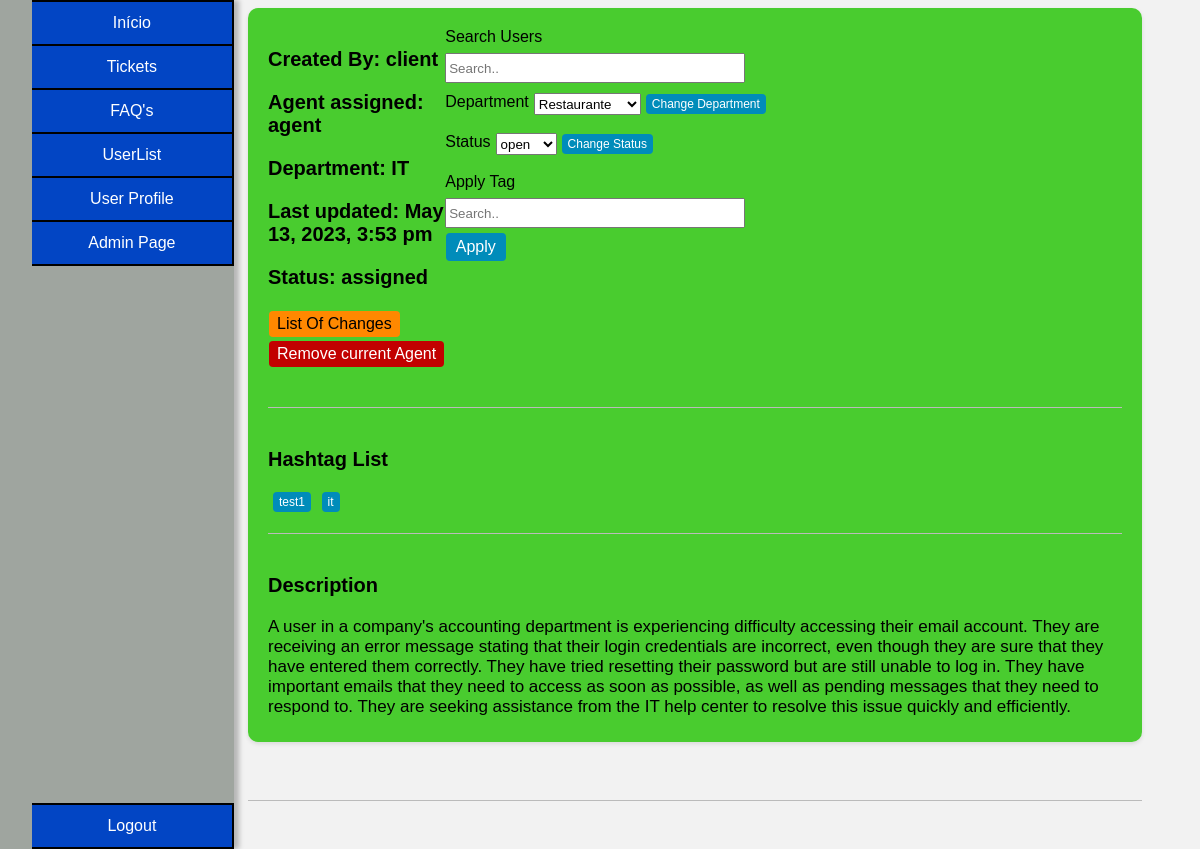
The page /pages/ticket_page.php?ticket_id=1 (signed in) on the database as committed earlier.
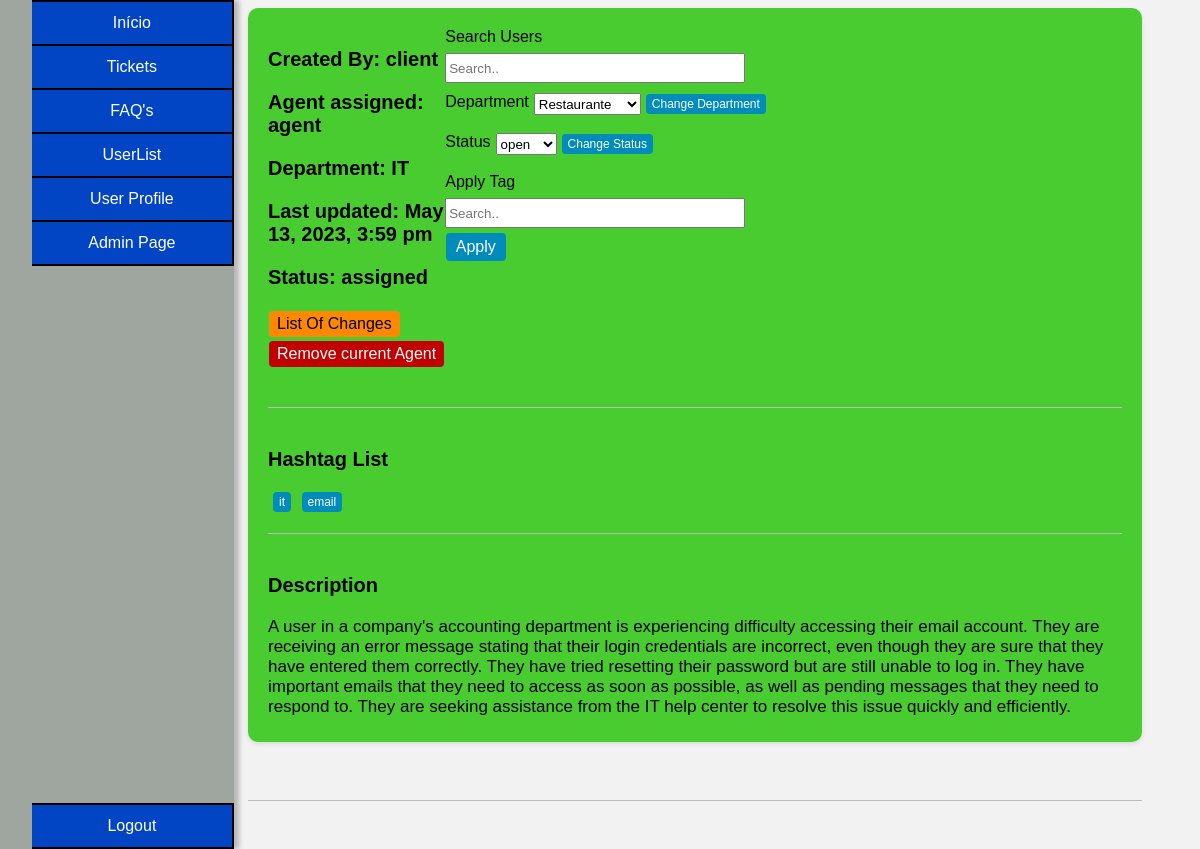
The same page on the database as committed later.
### tables this page shows
CREATE TABLE tickets(
    id INTEGER PRIMARY KEY,
    department_id INTEGER,
    client_id INTEGER,
    agent_id INTEGER,
    subject VARCHAR(200) NOT NULL,
    description TEXT NOT NULL,
    status VARCHAR(10) CHECK(status = 'open' or status = 'assigned' or status = 'closed') NOT NULL,
    priority VARCHAR(10) CHECK(priority = 'low' or priority = 'medium' or priority ='high') NOT NULL,
    created_at DATETIME NOT NULL,
    updated_at DATETIME,
    FOREIGN KEY (department_id) REFERENCES department(id),
    FOREIGN KEY (client_id) REFERENCES user(id),
    FOREIGN KEY (agent_id) REFERENCES user(id)
);

CREATE TABLE hashtags (
  id INTEGER PRIMARY KEY,
  hashtag VARCHAR(50) NOT NULL
);

### utils/functions.php (called while the page is built, shortened)
<?php
function searchUser($id){
    $db = getDatabaseConnection();
    $stmt = $db->prepare('SELECT * FROM user WHERE id = ?');
    $stmt->execute(array($id));
    return $stmt->fetch();
}
function getTagsFromTicket($ticketId){
    $db = getDatabaseConnection();
    $stmt = $db->prepare('SELECT hashtags.* FROM tickets JOIN ticket_hashtags ON tickets.id = ticket_hashtags.ticket_id
                                            JOIN hashtags ON hashtags.id = ticket_hashtags.hashtag_id
                                            WHERE tickets.id = ?');
    $stmt->execute(array($ticketId));
    $tags = $stmt->fetchAll();
    return $tags;
}
function searchDepartment($department_id){
    $db = getDatabaseConnection();
    $stmt = $db->prepare('SELECT * FROM department WHERE id = ?');
    $stmt->execute(array($department_id));
    $department = $stmt->fetch();
    return $department;
}
function searchTicket($ticket_id){
    $db = getDatabaseConnection();
    $stmt = $db->prepare('SELECT * FROM tickets WHERE id = ?');
    $stmt->execute(array($ticket_id));
    $ticket = $stmt->fetch();
    return $ticket;
}
?>

### pages/ticket_page.php (the view, shortened to what the changed rows need)
<?php
require_once('../utils/functions.php');
$user = searchUser($_SESSION["user_id"]);
$ticket_to_display = searchTicket($_GET["ticket_id"]);
?>
<!DOCTYPE html>
<html lang="en-US">
<link rel="stylesheet" href="../css/style_index.css">
<link rel="stylesheet" href="../css/ticket_page.css">
   <head>
   </head>
   <body>
    <div class="container_master">
      <div class="content">
        <div class="box">
          <div class="group">
          <div class="info">
            <h3>Created By: <?php $search_user = searchUser($ticket_to_display["client_id"]); echo $search_user["name"]?></h3>
            <h3>Agent assigned: <?php $search_user = searchUser($ticket_to_display["agent_id"]); if($search_user != null){echo $search_user["name"];}else{echo "N/A";}?></h3>
            <h3>Department: <?php $department = searchDepartment($ticket_to_display["department_id"]);if($department != null){echo $department["name"];}else{echo "N/A";}?></h3>
            <h3>Last updated: <?php if($ticket_to_display["updated_at"] == null){echo $ticket_to_display["created_at"];}else{echo $ticket_to_display["updated_at"];} ?></h3>
            <h3>Status: <?php echo $ticket_to_display["status"]; ?></h3>
            <?php if(($user["role"] != "client")):?>
              <div class="changes">
                <button onclick="sendDataTicketList('<?php echo $ticket_to_display['id'] ?>')">List Of Changes</button>
              </div>
              <?php if ($ticket_to_display["status"] != "closed"): ?>
                <div>
                  <form method="POST">
                  </form>
                </div>
                <br>
              <?php endif; ?>
            <?php endif; ?>
          </div>
          </div>
          <div class="tagsList">
            <?php
              $displayTags = getTagsFromTicket($ticket_to_display["id"]);
              if($user["role"] == "client"){
                $html = "";
                foreach($displayTags as $displayTag){
                 $html .= $displayTag["hashtag"] . ", ";
                }
                $html = substr($html,0,-2);
                echo $html;
              }
              else{
                $html = "";
                foreach($displayTags as $displayTag){
                  $html .= '<form method="post">';
                  $html .= '<button type="submit" name="removeTag" value="' . $displayTag["id"] . '">' . $displayTag["hashtag"] . '</button>';
                  $html .= '</form>';
                }
                echo $html;
              }
            ?>
          </div>
          <div class="description">
            <h3>Description</h3>
            <p> <?php echo $ticket_to_display["description"] ?> </p>
          </div>
        </div>
        <br>
      </div>
    </div>
   </body>
</html>

Rows that differ between the two databases and show on the page:
no longer on this page (row unchanged): hashtags: $displayTag["id"] 2 (drawn), hashtag "test1"
changed tickets "assigned": updated_at "May 13, 2023, 3:53 pm" → "May 13, 2023, 3:59 pm"
added hashtags: $displayTag["id"] 7 (drawn), hashtag "email"
